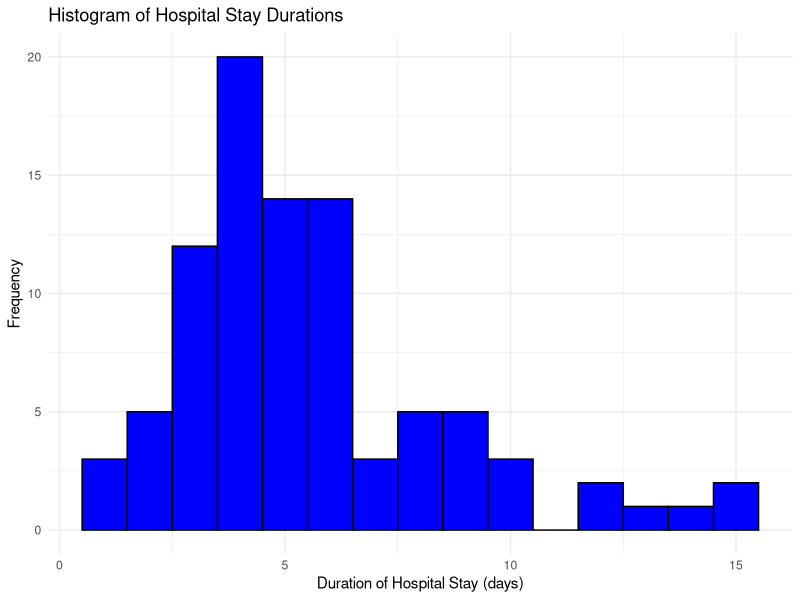

This figure's R source:
#ASSIGNMENT 9
#GSI Intro to Big Data and Data Mining
#Zhaowen Fan
#Rafael Ignacio Gonzalez Chong


library(readr)
library(ggplot2)
library(tidyr)
#Use the following dataset to:
#(1) Save the data to a excel or CSV file and read into R for analysis. 
#(2 points)
datos_correct <- read_csv("datos_correct.csv")
datos_long <- datos_correct |> 
  pivot_longer(
    everything(),                # take columns
    names_to = "column",         # stack
    values_to = "duration"       # duration
  )


#(2) Make a histogram of the duration of days of hospital stays.  
#Ensure the histogram is labelled appropriately.  
#Use a width of 1 day.  
#Describe the shape center and spread of the data.  
#Are there any outliers? (7 points)
ggplot(datos_long, aes(x = duration)) +
  geom_histogram(binwidth = 1, fill = "blue", color = "black") +
  labs(
    title = "Histogram of Hospital Stay Durations",
    x = "Duration of Hospital Stay (days)",
    y = "Frequency"
  ) +
  theme_minimal()


#(3) Find the mean, median, standard deviation, first and third quartiles, 
#minimum and maximum of the durations of hospital stay in the sample.  
#Summarize these values in a table that you create in EXCEL or WORD. 
#In other words, do *not* simply copy and paste R output. 
#Given the shape of the distribution, what is the best single number summary of 
#the center of the distribution?  What is the best single number summary of 
#the spread of the distribution? (6 points)
valores_todos <- as.vector(as.matrix(datos_correct)) # change as a vector
summary_table <- data.frame(
  Statistic = c("Mean", "Median", "Standard Deviation",
                "1st Quartile (Q1)", "3rd Quartile (Q3)",
                "Minimum", "Maximum"),
  Value = c(mean(valores_todos),
            median(valores_todos),
            sd(valores_todos),
            quantile(valores_todos, 0.25),
            quantile(valores_todos, 0.75),
            min(valores_todos),
            max(valores_todos))
)
print(summary_table)


#(4) Assume that the literature on this topic suggests that the distribution 
#of days of hospital stay are normally distributed with a mean of 5 and 
#a standard deviation of 3.  Use R to determine the probabilities below 
#based on the normal distribution: #(a) What percentage of patients are in 
#the hospital for less than a week? (2 points)
mean_val <- 5
sd_val <- 3
p_less_than_7 <- pnorm(7, mean = mean_val, sd = sd_val)
percentage <- p_less_than_7 * 100
cat("Percentage of patients in hospital < 7 days:", round(percentage, 2), "%")


#(b) Recent publications have indicated that hypervirulent strains of C. 
#Difficile are on the rise.  
#Such strains are associated with poor outcomes, 
#including extended hospital stays.   
#An investigator is interested in showing that the average hospital 
#stay durations have increased versus published literature.  
#He has a sample of 10 patients from his hospital.  
#If the published data are consistent with the truth, 
#what is the probability that the sample mean in his sample will 
#be greater than 7 days? (3 points)
mu <- 5       
sigma <- 3   
n <- 10       
se <- sigma / sqrt(n) # standard error
p_mean_greater_7 <- pnorm(7, mean = mu, sd = se, lower.tail = FALSE) # mean > 7
cat("Probability the sample mean > 7 days:", round(p_mean_greater_7 * 100, 2), "%")

